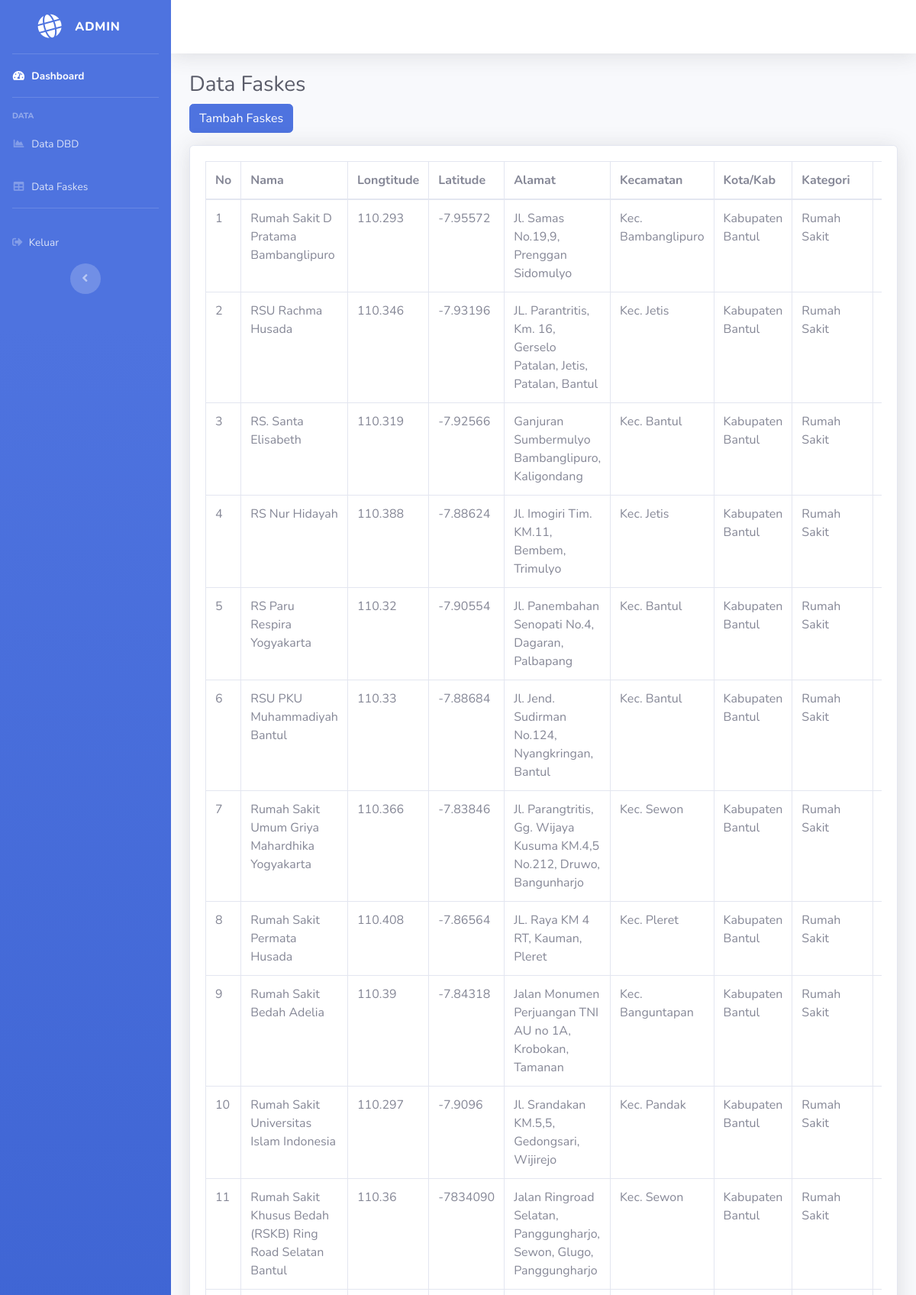
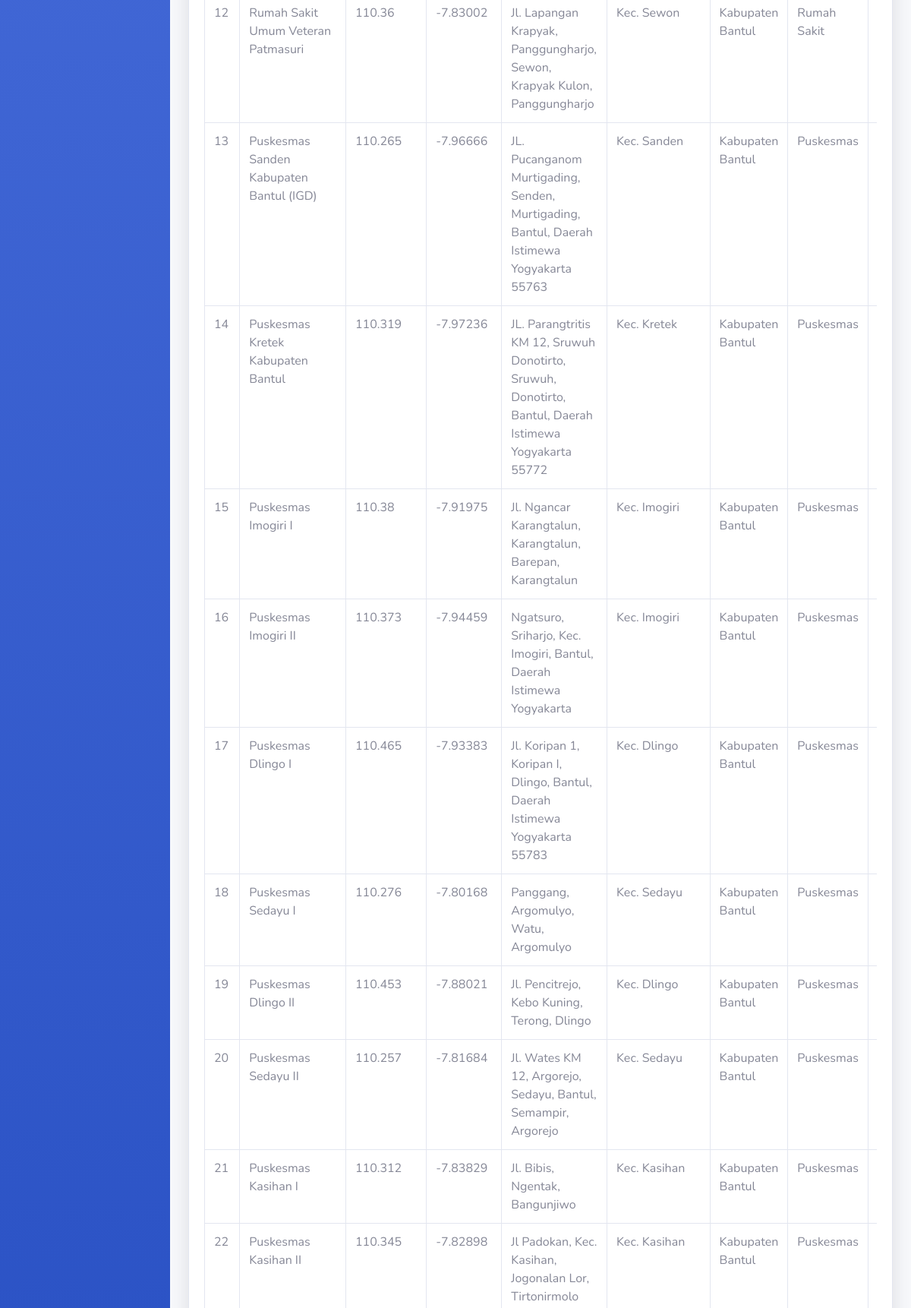
/index.php/admin/data_faskes (upper part), run on the app's committed database (2 pictures, top to bottom).
### tables this page shows
CREATE TABLE `data_faskes` (
  `id` int(11) NOT NULL,
  `longtitude` float NOT NULL,
  `latitude` float NOT NULL,
  `nama` varchar(200) NOT NULL,
  `alamat` varchar(200) NOT NULL,
  `kecamatan` varchar(100) NOT NULL,
  `kota/kab` varchar(100) NOT NULL,
  `kategori` varchar(100) NOT NULL
);

### application/controllers/Admin.php (called while the page is built, shortened)
<?php
class Admin extends CI_Controller
{
  public function data_faskes()
  {
    $data['head'] = 'Data Faskes';
    $data['user'] = $this->db->get_where('user', ['email' => $this->session->userdata('email')])->row_array();
    $data['data_faskes'] = $this->db->get('data_faskes')->result_array();
    $this->form_validation->set_rules('nama', 'Nama', 'required|trim');
    $this->form_validation->set_rules('longtitude', 'Longtitude', 'required|trim');
    $this->form_validation->set_rules('latitude', 'latitude', 'required|trim');
    $this->form_validation->set_rules('alamat', 'Alamat', 'required|trim');
    $this->form_validation->set_rules('kecamatan', 'Kecamatan', 'required|trim');
    $this->form_validation->set_rules('kota/kab', 'Kota/Kab', 'required|trim');
    $this->form_validation->set_rules('kategori', 'Kategori', 'required|trim');
    if ($this->form_validation->run() == false) {
      $this->load->view('templates/headerad', $data);
      $this->load->view('templates/sidebarad', $data);
      $this->load->view('templates/topbarad', $data);
      $this->load->view('admin/faskes', $data);
      $this->load->view('templates/footerad');
    }
  }
}

### index.php (called while the page is built, shortened)
<?php
require_once BASEPATH.'core/CodeIgniter.php';

### application/views/admin/faskes.php (the view, shortened to what this page needs)
<div class="container-fluid">
  <h1 class="h3 mb-2 text-gray-800"><?= $head; ?></h1>
  <div class="row">
    <div class="col-lg">
      <a href="http://" class="btn btn-primary mb-3" data-toggle="modal" data-target="#exampleModal">Tambah Faskes</a></div>
  </div>
  <div class="card shadow mb-4">
    <div class="card-body">
      <div class="table-responsive">
        <table class="table table-bordered" id="dataTable" width="100%" cellspacing="0">
          <thead>
            <tr>
              <th scope="col">No</th>
              <th scope="col">Nama</th>
              <th scope="col">Longtitude</th>
              <th scope="col">Latitude</th>
              <th scope="col">Alamat</th>
              <th scope="col">Kecamatan</th>
              <th scope="col">Kota/Kab</th>
              <th scope="col">Kategori</th>
              <th scope="col">Action</th>
            </tr>
          </thead>
          <tbody>
            <?php
            $i = 1;
            foreach ($data_faskes as $row) :
            ?>
              <tr>
                <td><?= $i; ?></td>
                <td><?= $row["nama"]; ?></td>
                <td><?= $row["longtitude"]; ?></td>
                <td><?= $row["latitude"]; ?></td>
                <td><?= $row["alamat"]; ?></td>
                <td><?= $row["kecamatan"]; ?></td>
                <td><?= $row["kota/kab"]; ?></td>
                <td><?= $row["kategori"]; ?></td>
                <td>
                </td>
              </tr>
              <?php $i++; ?>
            <?php endforeach; ?>
          </tbody>
        </table>
      </div>
    </div>
  </div>
</div>
</div>

### data on the page
data_faskes: nama "Rumah Sakit D Pratama Bambanglipuro", longtitude "110.293", latitude "-7.95572", alamat "Jl. Samas No.19,9, Prenggan Sidomulyo", kecamatan "Kec. Bambanglipuro", value "Kabupaten Bantul", kategori "Rumah Sakit"
data_faskes: nama "RSU Rachma Husada", longtitude "110.346", latitude "-7.93196", alamat "JL. Parantritis, Km. 16, Gerselo Patalan, Jetis, Patalan, Bantul", kecamatan "Kec. Jetis", value "Kabupaten Bantul", kategori "Rumah Sakit"
data_faskes: nama "RS. Santa Elisabeth", longtitude "110.319", latitude "-7.92566", alamat "Ganjuran Sumbermulyo Bambanglipuro, Kaligondang", kecamatan "Kec. Bantul", value "Kabupaten Bantul", kategori "Rumah Sakit"
data_faskes: nama "RS Nur Hidayah", longtitude "110.388", latitude "-7.88624", alamat "Jl. Imogiri Tim. KM.11, Bembem, Trimulyo", kecamatan "Kec. Jetis", value "Kabupaten Bantul", kategori "Rumah Sakit"
data_faskes: nama "RS Paru Respira Yogyakarta", longtitude "110.32", latitude "-7.90554", alamat "Jl. Panembahan Senopati No.4, Dagaran, Palbapang", kecamatan "Kec. Bantul", value "Kabupaten Bantul", kategori "Rumah Sakit"
data_faskes: nama "RSU PKU Muhammadiyah Bantul", longtitude "110.33", latitude "-7.88684", alamat "Jl. Jend. Sudirman No.124, Nyangkringan, Bantul", kecamatan "Kec. Bantul", value "Kabupaten Bantul", kategori "Rumah Sakit"
data_faskes: nama "Rumah Sakit Umum Griya Mahardhika Yogyakarta", longtitude "110.366", latitude "-7.83846", alamat "Jl. Parangtritis, Gg. Wijaya Kusuma KM.4,5 No.212, Druwo, Bangunharjo", kecamatan "Kec. Sewon", value "Kabupaten Bantul", kategori "Rumah Sakit"
data_faskes: nama "Rumah Sakit Permata Husada", longtitude "110.408", latitude "-7.86564", alamat "JL. Raya KM 4 RT, Kauman, Pleret", kecamatan "Kec. Pleret", value "Kabupaten Bantul", kategori "Rumah Sakit"
data_faskes: nama "Rumah Sakit Bedah Adelia", longtitude "110.39", latitude "-7.84318", alamat "Jalan Monumen Perjuangan TNI AU no 1A, Krobokan, Tamanan", kecamatan "Kec. Banguntapan", value "Kabupaten Bantul", kategori "Rumah Sakit"
data_faskes: nama "Rumah Sakit Universitas Islam Indonesia", longtitude "110.297", latitude "-7.9096", alamat "Jl. Srandakan KM.5,5, Gedongsari, Wijirejo", kecamatan "Kec. Pandak", value "Kabupaten Bantul", kategori "Rumah Sakit"
data_faskes: nama "Rumah Sakit Khusus Bedah (RSKB) Ring Road Selatan Bantul", longtitude "110.36", latitude "-7834090", alamat "Jalan Ringroad Selatan, Panggungharjo, Sewon, Glugo, Panggungharjo", kecamatan "Kec. Sewon", value "Kabupaten Bantul", kategori "Rumah Sakit"
data_faskes: nama "Rumah Sakit Umum Veteran Patmasuri", longtitude "110.36", latitude "-7.83002", alamat "Jl. Lapangan Krapyak, Panggungharjo, Sewon, Krapyak Kulon, Panggungharjo", kecamatan "Kec. Sewon", value "Kabupaten Bantul", kategori "Rumah Sakit"
data_faskes: nama "Puskesmas Sanden Kabupaten Bantul (IGD)", longtitude "110.265", latitude "-7.96666", alamat "JL. Pucanganom Murtigading, Senden, Murtigading, Bantul, Daerah Istimewa Yogyakarta 55763", kecamatan "Kec. Sanden", value "Kabupaten Bantul", kategori "Puskesmas"
data_faskes: nama "Puskesmas Kretek Kabupaten Bantul", longtitude "110.319", latitude "-7.97236", alamat "JL. Parangtritis KM 12, Sruwuh Donotirto, Sruwuh, Donotirto, Bantul, Daerah Istimewa Yogyakarta 55772", kecamatan "Kec. Kretek", value "Kabupaten Bantul", kategori "Puskesmas"
data_faskes: nama "Puskesmas Imogiri I", longtitude "110.38", latitude "-7.91975", alamat "Jl. Ngancar Karangtalun, Karangtalun, Barepan, Karangtalun", kecamatan "Kec. Imogiri", value "Kabupaten Bantul", kategori "Puskesmas"
data_faskes: nama "Puskesmas Imogiri II", longtitude "110.373", latitude "-7.94459", alamat "Ngatsuro, Sriharjo, Kec. Imogiri, Bantul, Daerah Istimewa Yogyakarta", kecamatan "Kec. Imogiri", value "Kabupaten Bantul", kategori "Puskesmas"
data_faskes: nama "Puskesmas Dlingo I", longtitude "110.465", latitude "-7.93383", alamat "Jl. Koripan 1, Koripan I, Dlingo, Bantul, Daerah Istimewa Yogyakarta 55783", kecamatan "Kec. Dlingo", value "Kabupaten Bantul", kategori "Puskesmas"
data_faskes: nama "Puskesmas Sedayu I", longtitude "110.276", latitude "-7.80168", alamat "Panggang, Argomulyo, Watu, Argomulyo", kecamatan "Kec. Sedayu", value "Kabupaten Bantul", kategori "Puskesmas"
data_faskes: nama "Puskesmas Dlingo II", longtitude "110.453", latitude "-7.88021", alamat "Jl. Pencitrejo, Kebo Kuning, Terong, Dlingo", kecamatan "Kec. Dlingo", value "Kabupaten Bantul", kategori "Puskesmas"
data_faskes: nama "Puskesmas Sedayu II", longtitude "110.257", latitude "-7.81684", alamat "Jl. Wates KM 12, Argorejo, Sedayu, Bantul, Semampir, Argorejo", kecamatan "Kec. Sedayu", value "Kabupaten Bantul", kategori "Puskesmas"
data_faskes: nama "Puskesmas Kasihan I", longtitude "110.312", latitude "-7.83829", alamat "Jl. Bibis, Ngentak, Bangunjiwo", kecamatan "Kec. Kasihan", value "Kabupaten Bantul", kategori "Puskesmas"
data_faskes: nama "Puskesmas Kasihan II", longtitude "110.345", latitude "-7.82898", alamat "Jl Padokan, Kec. Kasihan, Jogonalan Lor, Tirtonirmolo", kecamatan "Kec. Kasihan", value "Kabupaten Bantul", kategori "Puskesmas"

### other printed values
$head "Data Faskes"
